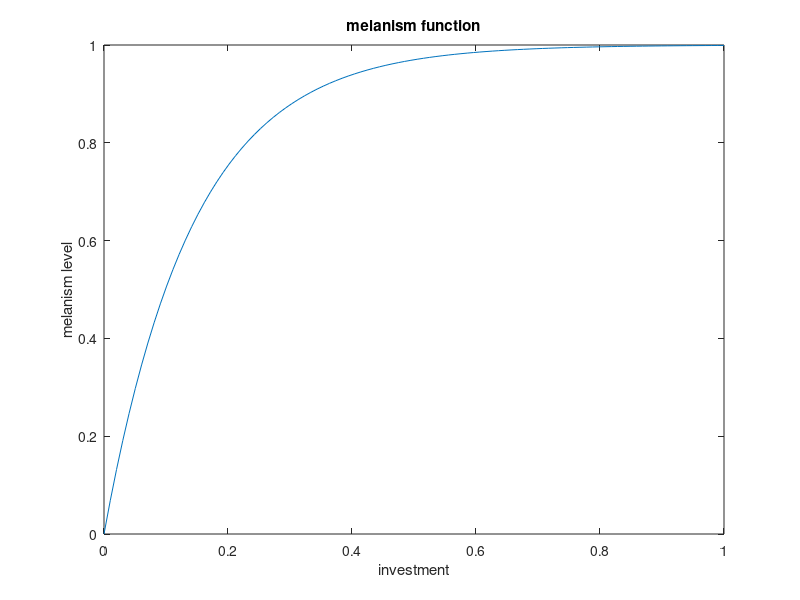
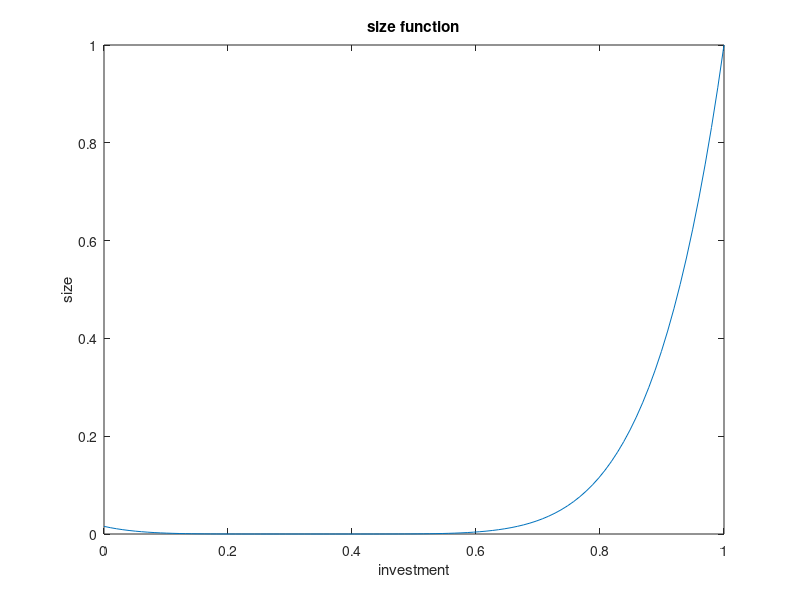
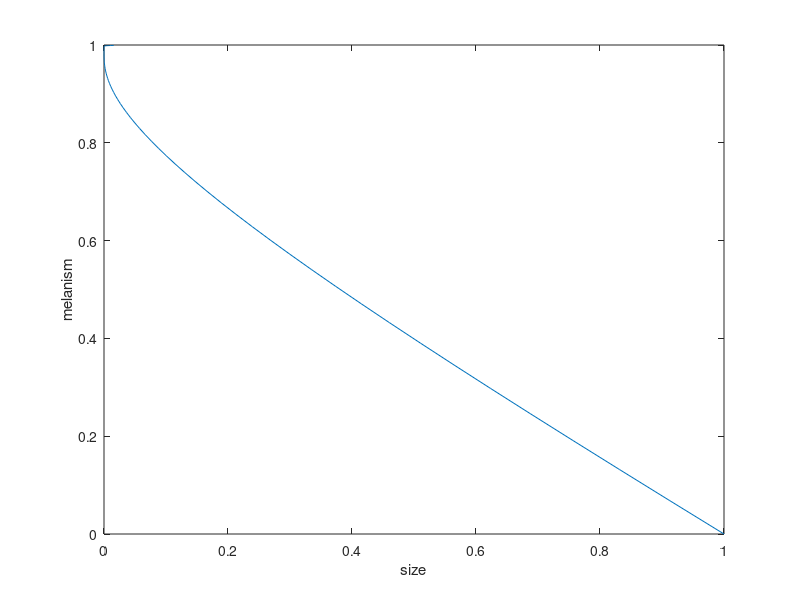

Write the MATLAB code that produced these figures, in order. (Note: this script raises an error after producing the figures.)
alpha = 7; %before alpha=5, saturation reaches low levels
M = linspace(0,1,100);

%DEFAULT
melanism = 1-exp(-M .* alpha);

% melanism = 1-exp(-2.*M .* alpha);

%I would like to shorten the x range of this function so it is fully
%saturated at x=0.5

figure(1)
plot(M, melanism)
title("melanism function")
xlabel("investment")
ylabel("melanism level")


beta = 6;
S = 1 - M;

%DEFAULT
% size = S .^ beta;
size = (-0.5 + 1.5 *S) .^ beta;

figure(2)
plot(S, size)
title("size function")
xlabel("investment")
ylabel("size")

figure(3)
plot(size, melanism)
xlabel("size")
ylabel("melanism")



testpop = [1 2 3 4 5 6 7 8 9 10];
indices = numel(testpop);

probs = [0 3 0 0 0 0 0 8 0 0];
choice = randsample(indices, 10, true, probs)

newpop(:) = testpop(choice)
%_____________________________________

clear, clc

pop_size = 9;
n_large = 4;
n_inter = 1;

pop = zeros(pop_size , 2);
pop(1:n_large, 1) = 1;
pop(n_large+1 : n_large+n_inter , 1) = 0.5;

Beta_large = 2;
Beta_small = 2;

for i = 1:pop_size
    
    benefit_if_large = pop(i,1) ^ Beta_large / sum(pop(:,1).^Beta_large);
    %intermediates only benefit from the small competition, why??

    benefit_if_small = (1 - pop(i,1)) ^ Beta_small / sum((1-pop(:,1)).^Beta_small);
   

    
    size_blarge_bsmall = [pop(i,1) benefit_if_large benefit_if_small]
    
    pop(i,2) = (benefit_if_large + benefit_if_small); 
end

w_of_large_ind = pop(1, 2) 
w_of_inter_ind=pop(n_large+1, 2)
w_of_small_ind = pop(pop_size, 2)
w_of_all_large = sum(pop(1:n_large, 2))
w_of_all_inter = sum(pop(n_large+1:n_large+n_inter, 2))
w_of_all_small = sum(pop(n_large+n_inter+1:pop_size,2))

